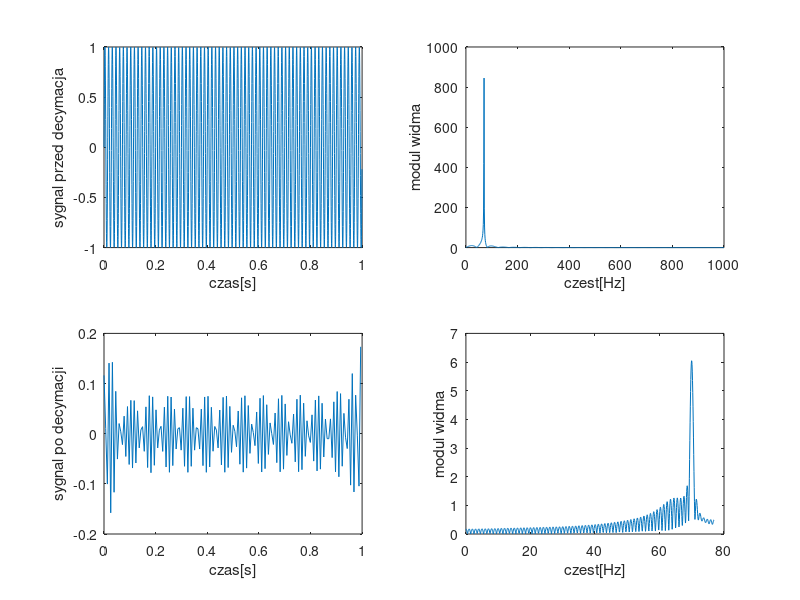

MATLAB code for this plot:

clear all; close all;
% ----------------  generowanie sinusa
fpx = 2000;
Nx = 2000;
tx = 0:1/fpx:(Nx-1)/fpx;
f0 = 70; f1=200;
x = sin (2*pi*f0*tx);%+0.2*randn(1,Nx);% sin(2*pi*f1*tx);% ;%%0.2*randn(1,Nx);
subplot (221);
plot (tx,x);
xlabel ('czas[s]');
ylabel ('sygnal przed decymacja');

Nf = 2^11;
N21 = Nf/2 + 1;
wx = abs(fft(x,Nf));
fx = linspace(0, fpx/2, N21);
subplot (222);
plot (fx, wx(1:N21));
xlabel ('czest[Hz]');
ylabel ('modul widma');

% ------------------------------------------------------------------
%      decymacja w petli
%      gdyz funkcja decimate przeprowadza filtracje antyaliasingow???
% ------------------------------------------------------------------
dr = 13;
%  Ny = floor (Nx / dr); 
%   fpy = fpx / dr;
%   for i=1:Ny
%     y(i) = x(    (i-1)*dr+1     ); 
%   end  
y=decimate(x,dr);%resamples the sequence in vector X at 1/dr times the
    %original sample rate
fpy=fpx/dr;
Ny=length(y);
ty = 0:1/fpy:(Ny-1)/fpy;
subplot (223);
plot (ty,y);
xlabel ('czas[s]');
ylabel ('sygnal po decymacji');

wy = abs(fft(y,Nf));
fy = linspace(0, fpy/2, N21);
subplot (224);
plot (fy, wy(1:N21));
xlabel ('czest[Hz]');
ylabel ('modul widma');

set (gcf,'Position',[50 50 800 700]);
%print -depsc ProbkAlias1